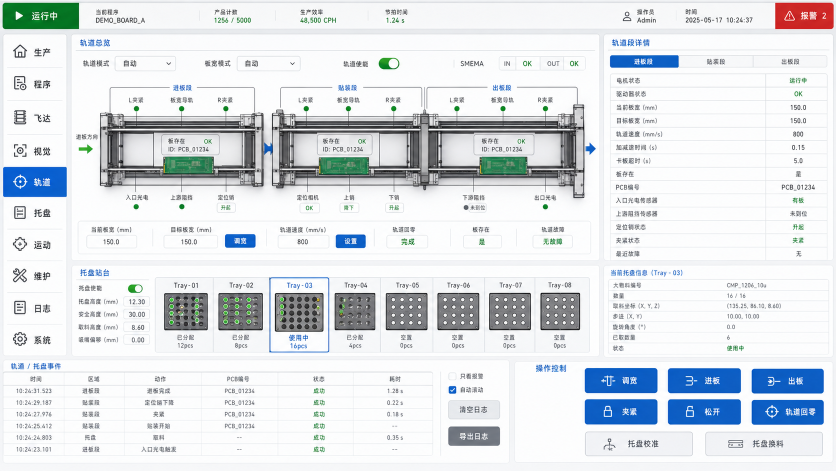
#> input picture qml/assets/design/conveyor.png, 1672 x 941 px, given in place of production.png, which was not available (shown at 1/2 size)
$ python cut_design_assets.py
#> lines starting #> are read from the running program, lines starting #| are printed output that depends on the picture; pictures that were not available may be replaced by others from this repository, and a replacement may not be noted
#!/usr/bin/env python3
from pathlib import Path
from PIL import Image

ROOT = Path(__file__).resolve().parents[1]
SOURCE = ROOT / "qml/assets/design"
OUT = ROOT / "qml/assets/cuts"

PAGES = ["production", "program", "feeders", "heads", "vision", "conveyor", "motion", "maintenance", "logs"]

# Source design images are 1672 x 941. These regions preserve original pixels.
REGIONS = {
    "topbar": (0, 0, 1672, 72),
    "nav": (0, 72, 148, 900),
    "workspace": (148, 72, 1215, 900),
    "right_panel": (1215, 72, 1672, 900),
    "bottom_status": (0, 900, 1672, 941),
}

def main() -> None:
    OUT.mkdir(parents=True, exist_ok=True)
    for page in PAGES:
        src = SOURCE / f"{page}.png"
        image = Image.open(src).convert("RGBA")
        for name, box in REGIONS.items():
            image.crop(box).save(OUT / f"{page}-{name}.png")
#> this loop made 5 passes
#> pass 1, in main, `image.crop(box).save(OUT / f"{page}-{name}.png")`:
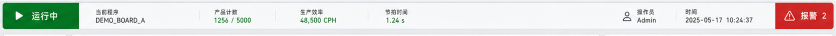
#> saved as production-topbar.png: PIL image 1672x72 RGBA (shown at 1/2 size); mean R, G, B, A 221.6, 222.2, 218.1, 255
#> pass 2, in main, `image.crop(box).save(OUT / f"{page}-{name}.png")`:
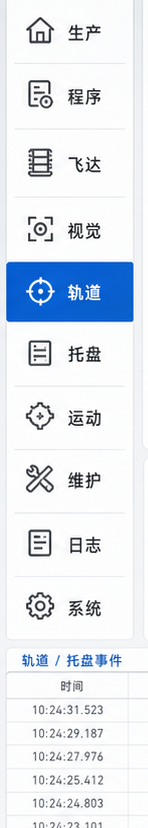
#> saved as production-nav.png: PIL image 148x828 RGBA; mean R, G, B, A 226.4, 232.5, 240.4, 255
#> pass 2 of the loop in main, `for page in PAGES:`:
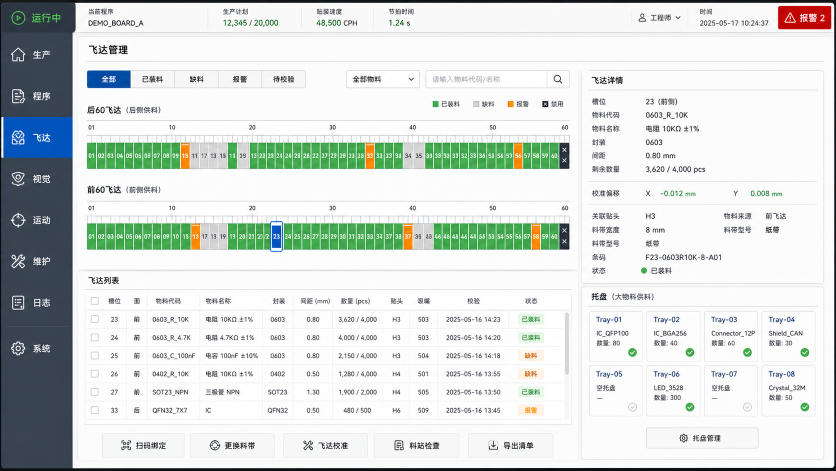
#> input picture qml/assets/design/feeders.png, 1672 x 941 px, given in place of program.png, which was not available (shown at 1/2 size)
#> the loop in main, `for name, box in REGIONS.items():` made 5 passes
#> pass 1, in main, `image.crop(box).save(OUT / f"{page}-{name}.png")`:
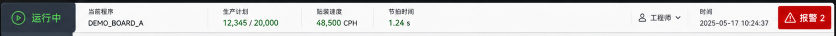
#> saved as program-topbar.png: PIL image 1672x72 RGBA (shown at 1/2 size); mean R, G, B, A 205, 200.1, 200.3, 255
#> pass 2, in main, `image.crop(box).save(OUT / f"{page}-{name}.png")`:
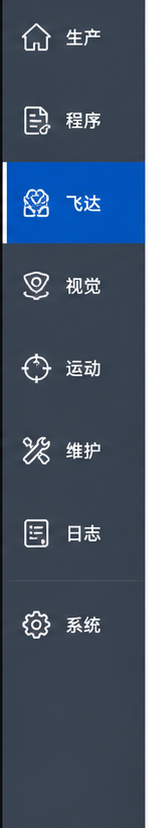
#> saved as program-nav.png: PIL image 148x828 RGBA; mean R, G, B, A 61.5, 77.2, 97.7, 255
    print(f"cut {len(PAGES) * len(REGIONS)} assets into {OUT}")

if __name__ == "__main__":
#> (the run stopped early here; a loop or call above may not have finished)
